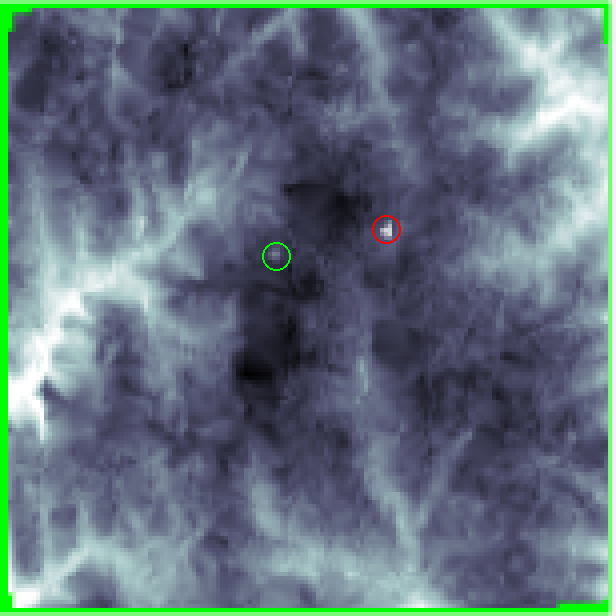
#> input picture experiments/_s161_verif_ve01/02_miniatura_0454_marcas.png, 616 x 616 px; its folder holds only this picture in this run
$ python 02_mirar_miniaturas.py 02_miniatura_0454_marcas.png
#> lines starting #> are read from the running program, lines starting #| are printed output that depends on the picture
"""VE01-V: recorte ampliado de las miniaturas 05:18 (col 2) y 04:54 (col 3) del panel Latest10NTI de MIROVA,
con dos marcas: circulo verde = posicion del crater (vent de volcanoes.yaml) y circulo rojo = nuestro pixel de 04:54,
ambos con la identidad interior = bounds del TIF (corregida dy=-1 como la otra sesion). Ademas, valor de gris en esas
dos posiciones y en su vecindad 3x3, para no depender del ojo.
P1: si la miniatura no tuviera nada en esas posiciones, el valor seria el del fondo (se imprime la mediana del recorte).
P2: control: la 05:18 (MIROVA 0,04 MW, en la tabla a 5,41 km) es el caso contra el que se compara."""
import sys, numpy as np
from PIL import Image, ImageDraw
PNG = sys.argv[1]
im = Image.open(PNG).convert('RGB'); A = np.array(im).astype(float).mean(axis=2)
#> further down, im is the input picture: PIL image 616x616 RGB; mean R, G, B 98.8, 115.3, 125.3
#> after `A = np.array(im).astype(float).mean(axis=2)`:
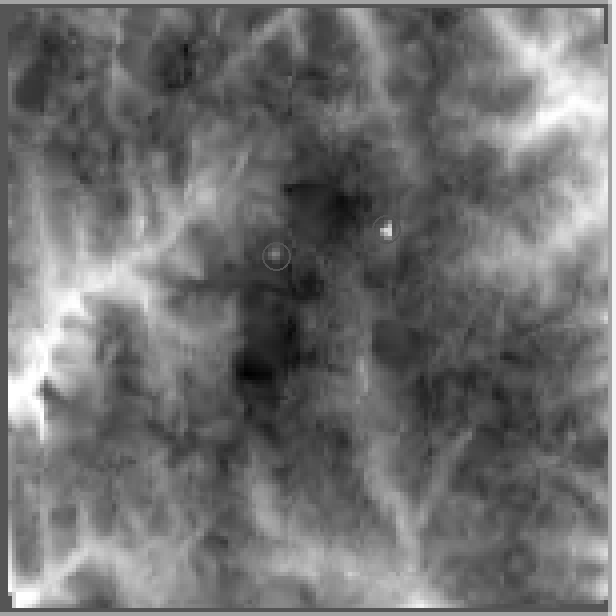
#> A: shape (616, 616) float64; min 1.33, max 255, mean 113.1
# bounds del TIF VIIRS375 EPSG:4326 de Tupungatito: centro (-33.4253,-69.7984) segun comun161; se leen de un TIF real
import rasterio, glob
#> (the run stopped early here; a loop or call above may not have finished)
